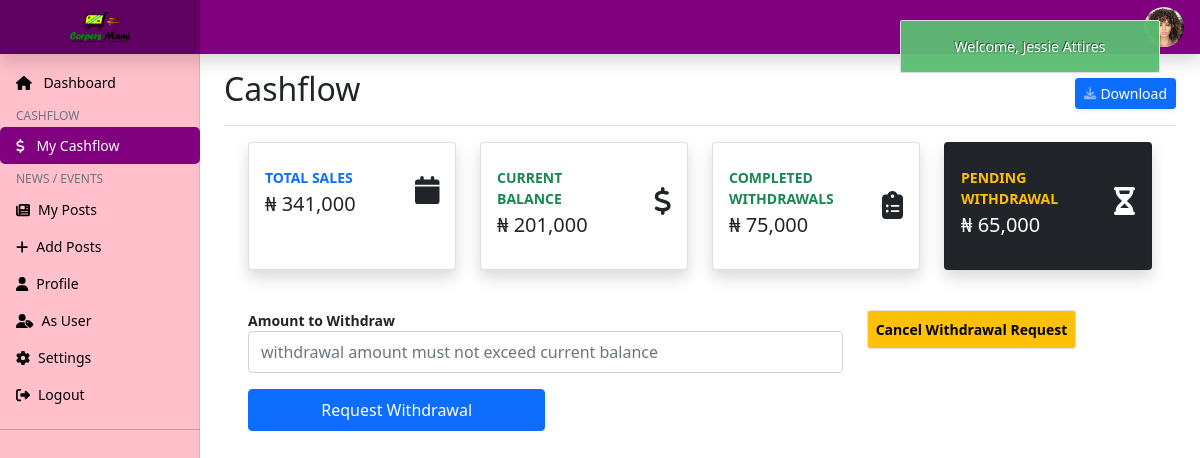
Screenshot of /excos/cashflow.php (signed in) with the database file from the repository.
### tables this page shows
CREATE TABLE `users` (
  `id` int(11) NOT NULL,
  `first_name` varchar(50) NOT NULL,
  `last_name` varchar(50) NOT NULL,
  `user_name` varchar(50) NOT NULL,
  `gender` varchar(10) NOT NULL,
  `e_mail` varchar(50) NOT NULL,
  `phone_number` varchar(20) NOT NULL,
  `state` varchar(50) NOT NULL,
  `city` varchar(50) NOT NULL,
  `user_address` varchar(100) DEFAULT '''No Address''',
  `pass_word` varchar(255) NOT NULL,
  `role_as` tinyint(4) NOT NULL DEFAULT 0,
  `status` tinyint(4) NOT NULL DEFAULT 0,
  `user_image` varchar(100) DEFAULT '''No Image Yet''',
  `nubs_id_card` varchar(100) DEFAULT '''No ID Image''',
  `created_date` timestamp NOT NULL DEFAULT current_timestamp()
);

CREATE TABLE `income_table` (
  `id` int(11) NOT NULL,
  `excos_id` int(11) NOT NULL,
  `total_sales` int(10) NOT NULL DEFAULT 0,
  `pending_withdrawal` int(10) NOT NULL DEFAULT 0,
  `completed_withdrawal` int(10) NOT NULL DEFAULT 0,
  `current_balance` int(10) NOT NULL DEFAULT 0
);

### excos/cashflow.php (the view, shortened to what this page needs)
<?php
include('../middleware/excosAuthenticator.php');
include('includes/header.php');
if (isset($_SESSION['auth'])) {
  $venId = $_SESSION['auth_user']['user_id'];
}
?>
<div class="d-flex justify-content-between flex-wrap flex-md-nowrap align-items-center pt-3 pb-2 mb-3 border-bottom">
  <h1 class="h2">Cashflow</h1>
  <div class="btn-toolbar mb-2 mb-md-0">
    <a href="#" class="d-none d-sm-inline-block btn btn-sm btn-primary shadow-sm"><i class="fas fa-download fa-sm text-white-50"></i> Download</a>
  </div>
</div>
<div class="container-fluid">
  <?php
  $qry_run = mysqli_query($con, "SELECT `status` FROM `users` WHERE id='$venId' ");
  $currentExcosStatus = mysqli_fetch_array($qry_run);
  if ($currentExcosStatus['status'] == 3) { ?>
    <h3>Verify Account in <a href="excos_profile.php">profile page</a> to see cashflow</h3>
  <?php
  } else {
    $cashflow_qry_run = mysqli_query($con, "SELECT * FROM `income_table` WHERE `excos_id`='$venId' ");
    if ($cashflow_qry_run) {
      $cashflow = mysqli_fetch_array($cashflow_qry_run);
    }
  ?>
    <div class="row">
      <div class="col-xl-3 col-md-6 mb-4">
        <div class="card border-left-primary shadow h-100 py-2">
          <div class="card-body">
            <div class="row no-gutters align-items-center">
              <div class="col mr-2">
                <div class="text-xs fw-bold text-primary text-uppercase mb-1">
                  Total Sales</div>
                <div class="h5 mb-0 text-gray-800">
                  &#8358; <span><?= number_format($cashflow['total_sales'], 0, '.', ','); ?></span>
                </div>
              </div>
              <div class="col-auto">
                <i class="fas fa-calendar fa-2x text-gray-300"></i>
              </div>
            </div>
          </div>
        </div>
      </div>
      <div class="col-xl-3 col-md-6 mb-4">
        <div class="card border-left-success shadow h-100 py-2">
          <div class="card-body">
            <div class="row no-gutters align-items-center">
              <div class="col mr-2">
                <div class="text-xs fw-bold text-success text-uppercase mb-1">
                  Current Balance</div>
                <div class="h5 mb-0 text-gray-800">
                  &#8358; <span><?= number_format($cashflow['current_balance'], 0, '.', ','); ?></span>
                </div>
              </div>
              <div class="col-auto">
                <i class="fas fa-dollar-sign fa-2x text-gray-300"></i>
              </div>
            </div>
          </div>
        </div>
      </div>
      <div class="col-xl-3 col-md-6 mb-4">
        <div class="card border-left-success shadow h-100 py-2">
          <div class="card-body">
            <div class="row no-gutters align-items-center">
              <div class="col mr-2">
                <div class="text-xs fw-bold text-success text-uppercase mb-1">Completed Withdrawals
                </div>
                <div class="h5">
                  &#8358; <span><?= number_format($cashflow['completed_withdrawal'], 0, '.', ','); ?></span>
                </div>
              </div>
              <div class="col-auto">
                <i class="fas fa-clipboard-list fa-2x text-gray-300"></i>
              </div>
            </div>
          </div>
        </div>
      </div>
      <div class="col-xl-3 col-md-6 mb-4">
        <div class="card border-left-warning bg-dark text-white shadow h-100 py-2">
          <div class="card-body">
            <div class="row no-gutters align-items-center">
              <div class="col mr-2">
                <div class="text-xs fw-bold text-warning text-uppercase mb-1">
                  Pending Withdrawal</div>
                <div class="h5 mb-0 text-gray-800">
                  &#8358; <span><?= number_format($cashflow['pending_withdrawal'], 0, '.', ','); ?></span>
                </div>
              </div>
              <div class="col-auto">
                <span class="fas fa-hourglass-half fa-2x text-gray-300"></span>
              </div>
            </div>
          </div>
        </div>
      </div>
      <div class="col-12 pt-3">
        <div class="row">
          <div class="col-8 mb-4">
            <form action="code.php" method="post">
              <label class="fw-bold">Amount to Withdraw</label>
              <input type="text" class="form-control py-2 mb-3" name="withdrawalAmount" placeholder="withdrawal amount must not exceed current balance">
              <button type="submit" name="request_withdrawalBtn" class="btn w-50 btn-primary py-2">Request Withdrawal</button>
            </form>
          </div>
          <div class="col-4">
            <form action="" method="post">
              <button class="btn btn-sm btn-warning fw-bold py-2 border">Cancel Withdrawal Request</button>
            </form>
          </div>
        </div>
      </div>
    </div>
  <?php
  }
  ?>
</div>
<?php
include('includes/footer.php');
?>

### excos/includes/header.php (shortened to what this page needs)
<?php
$current_page = substr($_SERVER['SCRIPT_NAME'], strrpos($_SERVER['SCRIPT_NAME'], "/") + 1);
?>
<!doctype html>
<html lang="en">
<head>
    <link href="../assets/css/bootstrap.min.css" rel="stylesheet">
    <link rel="stylesheet" href="assets/alertifyjs/css/alertify.min.css" />
    <link rel="stylesheet" href="assets/alertifyjs/css/themes/bootstrap.min.css" />
    <link rel="stylesheet" href="../../fontawesome5/css/all.min.css">
    <link href="assets/css/excosDashboard.css" rel="stylesheet">
</head>
<body>
    <header class="navbar navbar-dark sticky-top flex-md-nowrap p-0 shadow" id="navHeader">
        <a class="navbar-brand col-md-3 col-lg-2 me-0 px-3" href="index.php">
            <img src="../logo-black.png" width="60px" alt="">
        </a>
        <div class="position-relative">
            <?php
            if (isset($_SESSION['auth'])) {
            $id = $_SESSION['auth_user']['user_id'];
                $usersV_qry_run = mysqli_query($con,"SELECT user_image FROM users WHERE id='$id' ");
                $usersV_data = mysqli_fetch_array($usersV_qry_run);
            }
                ?>
            <a class="text-white px-3" href="excos_profile.php"><img src="../images/excosDP/<?= $usersV_data['user_image']; ?>" width="40px" class="rounded-circle" alt=""></a>
        </div>
    </header>
    <div class="container-fluid">
        <div class="row">
            <nav id="sidebarMenu" class="col-md-3 col-lg-2 d-md-block sidebar collapse">
                <div class="position-sticky pt-3">
                    <ul class="nav flex-column">
                        <li class="nav-item">
                            <a class="nav-link <?= $current_page == "index.php" ? ' active' : ''; ?> " href="index.php">
                                <span class="fa fa-home me-2"></span>
                                Dashboard
                            </a>
                        </li>
                        <h6 class="sidebar-heading px-3 mt-2 mb-1 text-muted">Cashflow</h6>
                        <li class="nav-item">
                            <a href="cashflow.php" class="nav-link <?= $current_page == "cashflow.php" ? ' active' : ''; ?>"><span class="fas fa-dollar-sign me-2"></span> My Cashflow</a>
                        </li>
                        <h6 class="sidebar-heading px-3 mt-2 mb-1 text-muted">News / Events</h6>
                        <li class="nav-item">
                            <a href="news-events.php" class="nav-link <?= $current_page == "news-events.php" ? ' active' : ''; ?>"><span class="fa fa-newspaper me-2"></span></span>My Posts</a>
                        </li>
                        <li class="nav-item">
                            <a href="add-event.php" class="nav-link <?= $current_page == "add-event.php" ? ' active' : ''; ?>"><span class="fa fa-plus me-2"></span>Add Posts</a>
                        </li>
                        <li class="nav-item">
                            <a href="excos_profile.php" class="nav-link <?= $current_page == "excos_profile.php" ? ' active' : ''; ?>"><span class="fa fa-user me-2"></span>Profile</a>
                        </li>
                        <li class="nav-item">
                            <a href="../index.php" class="nav-link"><span class="fa fa-user-tag me-2"></span>As User</a>
                        </li>
                        <li class="nav-item">
                            <a href="#" class="nav-link"><span class="fa fa-cog me-2"></span>Settings</a>
                        </li>
                        <li class="nav-item">
                            <a href="../logout.php" class="nav-link"><span class="fa fa-sign-out-alt me-2"></span>Logout</a>
                        </li>
                    </ul>
                    <hr>
                </div>
            </nav>
            <main class="col-md-9 ms-sm-auto col-lg-10 px-md-4">

### excos/assets/css/excosDashboard.css (style rules this page uses)
body { font-size: .875rem; }
:root { --nysc-light-pink: pink; --nysc-light-purple: rgb(167, 0, 167); --nysc-purple: purple; --nysc-pink: rgb(252, 152, 168); }
#navHeader { background-color: var(--nysc-purple) !important; }
.sidebar { position: fixed; top: 0; bottom: 0; left: 0; z-index: 100; padding: 48px 0 0; box-shadow: inset -1px 0 0 rgba(0, 0, 0, .1); background-color: var(--nysc-light-pink); overflow-y: auto; }
#sidebarMenu .position-sticky { height: calc(90vh - 30px); }
#sidebarMenu .nav .nav-item .nav-link.active, .dropdown-menu .dropdown-item.active { background-color: var(--nysc-purple); color: white; border-radius: 5px; }
.sidebar .nav-link { font-weight: 500; color: #000; }
.sidebar-heading { font-size: .75rem; text-transform: uppercase; }
.navbar-brand { padding-top: .75rem; padding-bottom: .75rem; font-size: 1rem; background-color: rgba(0, 0, 0, .25); box-shadow: inset -1px 0 0 rgba(0, 0, 0, .25); text-align: center; }

### rows the page displays
users: user_image (picture)
income_table: total_sales "341,000", current_balance "201,000", completed_withdrawal "75,000", pending_withdrawal "65,000"
